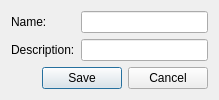
<?xml version="1.0" encoding="UTF-8"?>
<ui version="4.0">
 <class>Macros::Internal::SaveDialog</class>
 <widget class="QDialog" name="Macros::Internal::SaveDialog">
  <property name="geometry">
   <rect>
    <x>0</x>
    <y>0</y>
    <width>219</width>
    <height>91</height>
   </rect>
  </property>
  <property name="windowTitle">
   <string>Save Macro</string>
  </property>
  <layout class="QFormLayout" name="formLayout">
   <property name="fieldGrowthPolicy">
    <enum>QFormLayout::ExpandingFieldsGrow</enum>
   </property>
   <item row="0" column="0">
    <widget class="QLabel" name="label">
     <property name="text">
      <string>Name:</string>
     </property>
    </widget>
   </item>
   <item row="0" column="1">
    <widget class="QLineEdit" name="name"/>
   </item>
   <item row="1" column="0">
    <widget class="QLabel" name="label_2">
     <property name="text">
      <string>Description:</string>
     </property>
    </widget>
   </item>
   <item row="1" column="1">
    <widget class="QLineEdit" name="description">
     <property name="enabled">
      <bool>true</bool>
     </property>
    </widget>
   </item>
   <item row="3" column="0" colspan="2">
    <widget class="QDialogButtonBox" name="buttonBox">
     <property name="standardButtons">
      <set>QDialogButtonBox::Cancel|QDialogButtonBox::Save</set>
     </property>
    </widget>
   </item>
  </layout>
 </widget>
 <tabstops>
  <tabstop>name</tabstop>
  <tabstop>description</tabstop>
 </tabstops>
 <resources/>
 <connections>
  <connection>
   <sender>buttonBox</sender>
   <signal>accepted()</signal>
   <receiver>Macros::Internal::SaveDialog</receiver>
   <slot>accept()</slot>
   <hints>
    <hint type="sourcelabel">
     <x>264</x>
     <y>185</y>
    </hint>
    <hint type="destinationlabel">
     <x>204</x>
     <y>172</y>
    </hint>
   </hints>
  </connection>
  <connection>
   <sender>buttonBox</sender>
   <signal>rejected()</signal>
   <receiver>Macros::Internal::SaveDialog</receiver>
   <slot>reject()</slot>
   <hints>
    <hint type="sourcelabel">
     <x>62</x>
     <y>185</y>
    </hint>
    <hint type="destinationlabel">
     <x>47</x>
     <y>171</y>
    </hint>
   </hints>
  </connection>
 </connections>
</ui>
